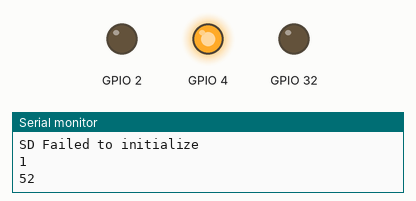
This sketch was run on a simulated ESP32. Parts: output pins drawn as LEDs (lit = HIGH), the last lines printed to the serial monitor. Storage starts empty; nothing arrives over Bluetooth unless stated.

Above: at 2.3 s.
At 7.0 s:
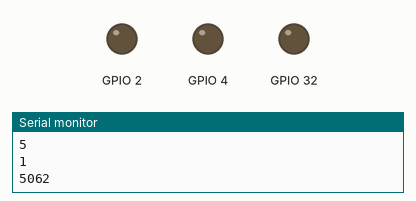
Timing chart, 0 to 13.1 s (numbered marks = the images above):
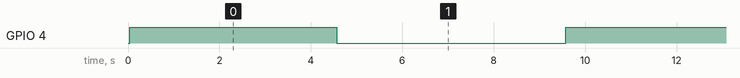

Measured:
- by itself, GPIO 4: alternates HIGH for 5.0 s and LOW for 5.0 s

The sketch:

TrafficScanner_v2.7.ino
```cpp
#include <BLEDevice.h>
#include <BLEUtils.h>
#include <BLEScan.h>
#include <BLEAdvertisedDevice.h>
#include "FS.h"
#include "SD.h"
#include "SPI.h"

int scanTime = 4; //In seconds + 1 second from delays
String fileName = "scan"; //follow {format}
unsigned long curTime;
File dataFile;
int fileNum = 1;
boolean alternator = false;
BLEScan* pBLEScan;

class MyAdvertisedDeviceCallbacks: public BLEAdvertisedDeviceCallbacks {
    void onResult(BLEAdvertisedDevice advertisedDevice) {
      ;
    }
};

void setup() {
  Serial.begin(115200);
  SD.begin();

  pinMode(4, OUTPUT);
  pinMode(2, OUTPUT);
  pinMode(32, OUTPUT);

  digitalWrite(4, LOW);
  digitalWrite(2, LOW);
  digitalWrite(32, LOW);

  // testing if the card is working
  if (!SD.begin()) {
    digitalWrite(2, HIGH);
    digitalWrite(4, LOW);
    while (1);
  } else {
    Serial.println("SD Failed to initialize");
    digitalWrite(4, HIGH);
  }

  while (SD.exists("/" + fileName + " " + fileNum + ".csv")) {
    fileNum++;
  }
  fileName = "/" + fileName + " " + fileNum + ".csv";

  dataFile = SD.open(fileName, FILE_APPEND);
  dataFile.println("Timestamp, Address");
  dataFile.close();

  BLEDevice::init("");
  pBLEScan = BLEDevice::getScan(); //create new scan
  pBLEScan->setAdvertisedDeviceCallbacks(new MyAdvertisedDeviceCallbacks());
  pBLEScan->setActiveScan(true); //active scan uses more power, but get results faster
  pBLEScan->setInterval(10);
  pBLEScan->setWindow(1000);
}

void loop() {
  Serial.println("1");
  curTime = millis();
  Serial.println(curTime);

  BLEScanResults foundDevices = pBLEScan->start(scanTime);
  Serial.println("2");

  dataFile = SD.open(fileName, FILE_APPEND);

  digitalWrite(32, LOW);

  for (int i = 0; i < foundDevices.getCount(); i++) {
    Serial.println("2.1");
    dataFile.print(curTime);
    Serial.print(curTime);
    dataFile.print(", ");
    Serial.print(", ");
    dataFile.println(foundDevices.getDevice(i).getAddress().toString().c_str());
    Serial.println(foundDevices.getDevice(i).getAddress().toString().c_str());

    dataFile.flush();

    digitalWrite(32, HIGH);
  }
  Serial.println("3");

  delay(500);

  dataFile.close();

  if (alternator) {
    Serial.println("3.1");
    digitalWrite(4, HIGH);
    alternator = false;
  } else {
    Serial.println("3.2");
    digitalWrite(4, LOW);
    alternator = true;
  }
  Serial.println("4");

  pBLEScan->clearResults();   // delete results fromBLEScan buffer to release memory
  Serial.println("5");
  delay(500);
}
```
